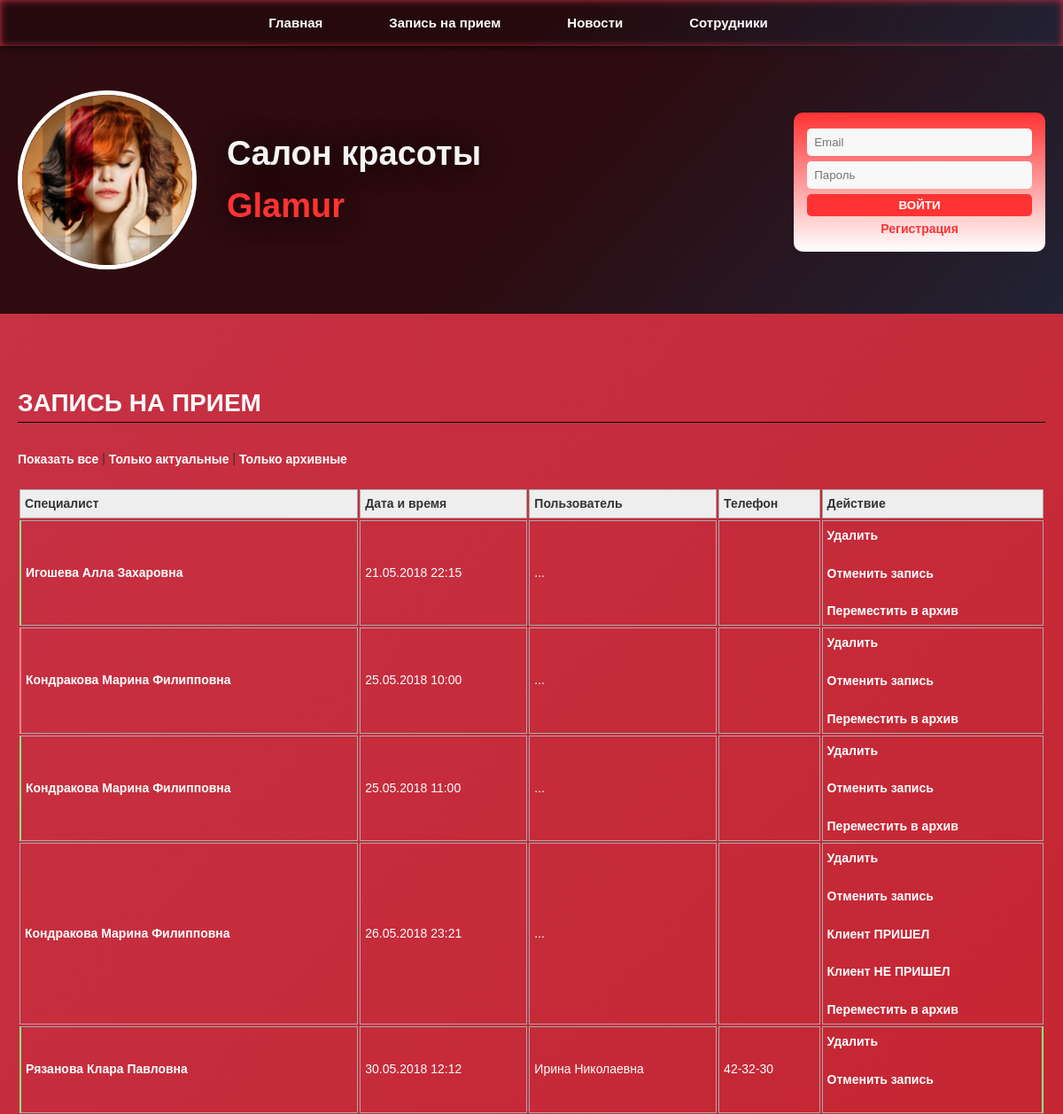
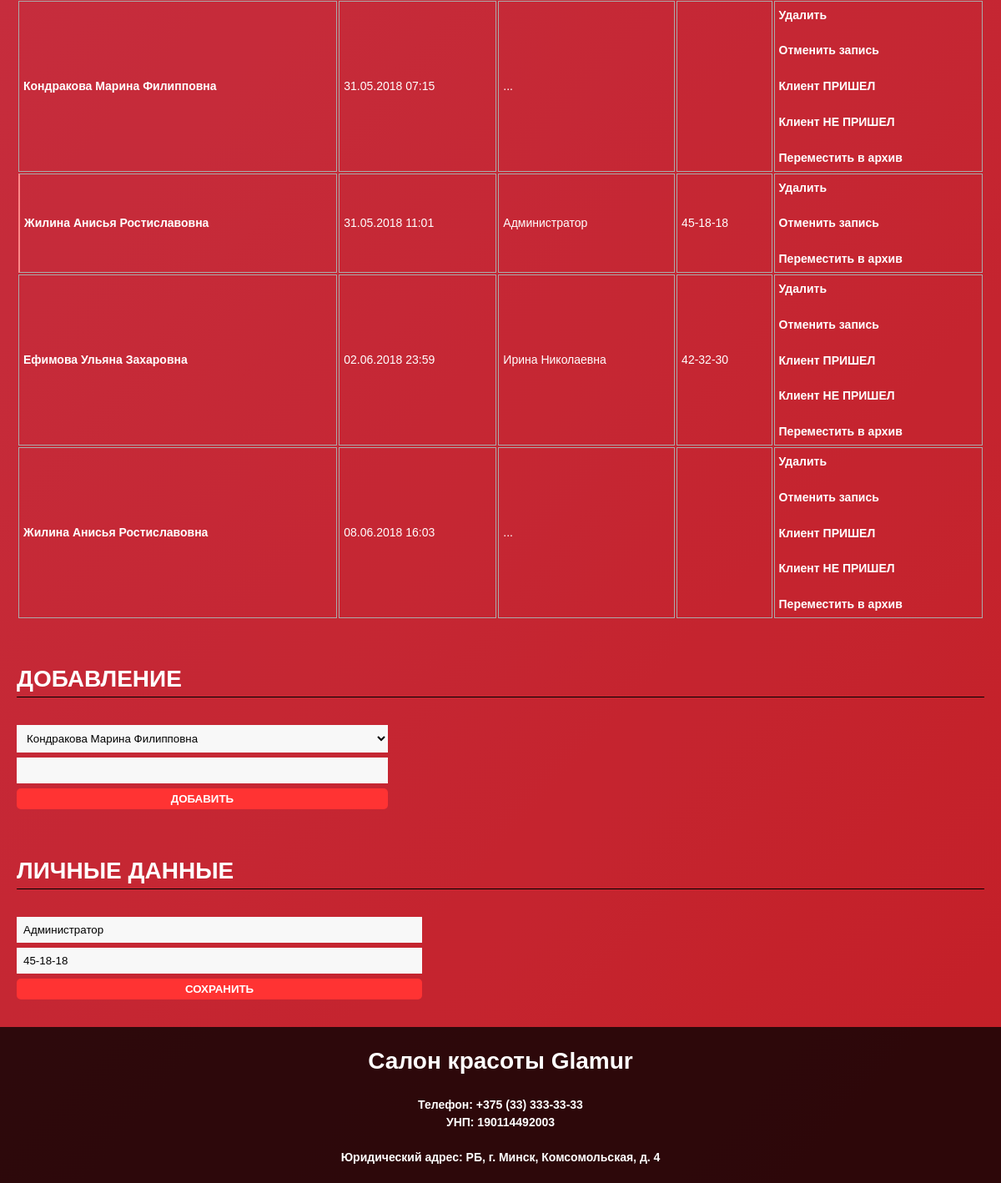
Screenshot of /salon/online-edit.php (signed in) with the database file from the repository (2 pictures, top to bottom).
### tables this page shows
CREATE TABLE `ss_online` (
  `id_online` int(11) NOT NULL COMMENT 'Номер записи',
  `id_employee` int(11) NOT NULL COMMENT 'Номер сотрудника',
  `dt` int(11) NOT NULL COMMENT 'Дата и время',
  `id_user` int(11) NOT NULL COMMENT 'Номер пользователя',
  `status` int(11) NOT NULL COMMENT 'Статус',
  `archive` int(11) NOT NULL COMMENT 'Флаг архивности'
);

CREATE TABLE `ss_employees` (
  `id_employee` int(11) NOT NULL COMMENT 'Номер сотрудника',
  `fio` varchar(100) NOT NULL COMMENT 'ФИО',
  `txt` varchar(1000) NOT NULL COMMENT 'Описание'
);

CREATE TABLE `ss_users` (
  `id_user` int(11) NOT NULL COMMENT 'Номер пользователя',
  `email` varchar(100) NOT NULL COMMENT 'Email',
  `password` varchar(100) NOT NULL COMMENT 'Пароль',
  `username` varchar(100) NOT NULL COMMENT 'Имя',
  `phone` varchar(100) NOT NULL COMMENT 'Телефон',
  `token` varchar(128) DEFAULT NULL COMMENT 'Токен',
  `type` int(11) NOT NULL COMMENT 'Тип'
);

### salon/online-edit.php (the view, shortened to what this page needs)
<?php
require_once "_connect.php";
$user_id = 0;
if (isset($_COOKIE['ss_token'])) {
	$user_token = $_COOKIE['ss_token'];
} else {
	$user_token = null;
}
$res = mysqli_query($connection, "SELECT * FROM `ss_users` WHERE (`token` = '$user_token') LIMIT 1;");
?>
<!doctype html>
<html>
<head>
<link rel="stylesheet" type="text/css" href="css/main.css?3" />
<link href="css/datepicker.min.css" rel="stylesheet" type="text/css">
</head>
<body>
<div class="site-wrapper-container">
<div class="site-header-container">
<?php require_once 'ss_header.php'; ?>
</div>
<div class="site-menu-container">
<?php require_once 'ss_menu.php'; ?>
</div>
<div class="site-content-container">
<div class="bounceInRight wow">
        <h2>Запись на прием</h2>
        <?php
        $user_id = $_SESSION['user_id'];
        $user_type = $_SESSION['user_type'];
        $user_phone = $_SESSION['user_phone'];
        $user_name = $_SESSION['user_name'];
        if ($user_id > 0) {
            $swf = "";
            if ($user_type == 1) {
                $res = mysqli_query($connection, "SELECT * FROM `ss_online`, `ss_employees`, `ss_users` WHERE (`ss_online`.`id_employee` = `ss_employees`.`id_employee`) AND (`ss_online`.`id_user` = `ss_users`.`id_user`) $swf ORDER BY `dt`;");
            } else {
                $res = mysqli_query($connection, "SELECT * FROM `ss_online`, `ss_employees`, `ss_users` WHERE (`ss_online`.`id_employee` = `ss_employees`.`id_employee`) AND (`ss_online`.`id_user` = `ss_users`.`id_user`) AND (`ss_online`.`id_user` = $user_id) AND (`ss_online`.`status` = 0) $swf ORDER BY `dt`;");
            }
            if (mysqli_num_rows($res) == 0) {
                echo "<p>Записи отсутствуют</p>";
            } else {
                if ($user_type == 1) {
                    echo "<a style='color: #fff;' href='online-edit.php' >Показать все</a> | <a style='color: #fff;' href='online-edit.php?archive_view=1' >Только актуальные</a> | <a style='color: #fff;' href='online-edit.php?archive_view=2' >Только архивные</a><br /><br />";
                }
                echo "<table>";
                echo "<thead>";
                echo "<tr>";
                echo "<th>Специалист</th>";
                echo "<th>Дата и время</th>";
                echo "<th>Пользователь</th>";
                echo "<th>Телефон</th>";
                echo "<th>Действие</th>";
                echo "</tr>";
                echo "</thead>";
                echo "<tbody>";
                while ($row = mysqli_fetch_assoc($res)) {
                    echo "<tr>";
                    $sss = "";
                    if ($row["status"] == 1) $sss = "true";
                    if ($row["status"] == 2) $sss = "false";
                    $aaa = "";
                    if ($row["archive"] == 1) $aaa = "archive_true";
                    echo "<td style='color: #fff; font-weight: 700;'  class='$sss'>$row[fio]</td>";
                    echo "<td style='color: #fff;' >" . date("d.m.Y H:i", $row["dt"]) . "</td>";
                    echo "<td style='color: #fff;' >$row[username]</td>";
                    echo "<td style='color: #fff;' >$row[phone]</td>";
                    if ($user_type == 1) {
                        echo "<td class='$aaa'>";
                        echo "<a  style='color: #fff;' href='online-edit.php?delete=$row[id_online]' >Удалить</a><br /><br />";
                        echo "<a style='color: #fff;' href='online-edit.php?release=$row[id_online]' >Отменить запись</a><br /><br />";
                        if ($row["status"] == 0) {
                            echo "<a style='color: #fff;' href='online-edit.php?status=$row[id_online]&s=1' >Клиент ПРИШЕЛ</a><br /><br />";
                            echo "<a style='color: #fff;' href='online-edit.php?status=$row[id_online]&s=2' >Клиент НЕ ПРИШЕЛ</a><br /><br />";
                        }
                        if ($row["archive"] == 0) {
                            echo "<a style='color: #fff;' href='online-edit.php?archive=$row[id_online]' >Переместить в архив</a>";
                        }
                        echo "</td>";
                    } else {
                        echo "<td class='$aaa'><a href='online-edit.php?release=$row[id_online]' >Отменить</a></td>";
                    }
                    echo "</tr>";
                }
                echo "</tbody>";
                echo "</table>";
            }
            if ($user_id == 1) {
        ?>
                <h2>Добавление</h2>
                <div class="column-center">
                    <form action="../_online_add.php" method="POST">
                        <select required name="id_employee">
                            <?php
                            $res = mysqli_query($connection, "SELECT * FROM `ss_employees`;");
                            while ($row = mysqli_fetch_assoc($res)) {
                                echo "<option value='$row[id_employee]' >$row[fio]</option>";
                            }
                            ?>
                        </select>
                        <input type="text" name="dt" class="datepicker-here" data-timepicker="true" data-time-format="hh:ii" data-position="right top" /><br />
                        <button type="submit" />Добавить</button>
                    </form>
                </div>
            <?php
            }
            ?>
            <h2>Личные данные</h2>
            <div class="column-center">
                <form action="../_save_profile.php" method="POST">
                    <input type="text" name="user_name" value="<?= $user_name; ?>" />
                    <input type="text" name="phone" value="<?= $user_phone; ?>" />
                    <button type="submit" />Сохранить</button>
                </form>
            </div>
        <?php
        } else {
            echo "<img src='images/lock.png' alt='Доступ запрещен' />";
            echo "<p>Просмотр разрешен только после авторизации. Пожалуйста войдите на сайт или <a href='../register/'>зарегистрируйтесь</a>.</p>";
        }
        ?>
    </div>
</div>
<div class="site-footer-container">
<?php require_once 'ss_footer.php'; ?>
</div>
</div>
</body>
</html>

### salon/ss_header.php
<div class='header-left'>
    <img class="logo logo_a _a-hide" src="images/logo.png" />
    <h1 class="down  _a-hide">Салон красоты<br /><span>Glamur</span></h1>
</div>
<div class='header-right show _a-hide'>
    <?php
    if ($user_id > 0) {
        echo "<img src='images/user.png' /> <b>$user_name</b><br /><br />";
        echo "<a href='online-edit.php'>Личный кабинет</a><br />";
        echo "<a href='./_logout.php'>Выйти</a>";
    } else {
    ?>
        <form action="./_login.php" method="POST">
            <input type="text" name="user_email" placeholder="Email" required /><br />
            <input type="password" name="user_pass" placeholder="Пароль" required/>
            <button type="submit" />Войти</button>
        </form>
        <a href="page-register.php">Регистрация</a>
    <?php
    }
    ?>
</div>

### salon/ss_menu.php
<a class="a-menu left _a-hide" href="/">Главная</a>
<a class="a-menu up _a-hide" href="online.php">Запись на прием</a>
<a class="a-menu down _a-hide" href="page-news.php">Новости</a>
<a class="a-menu right _a-hide" href="page-employees.php">Сотрудники</a>

### salon/ss_footer.php
<b>Салон красоты Glamur</b><br /><br />
Телефон:  +375 (33) 333-33-33<br />
УНП: 190114492003<br />
<br />
Юридический адрес: РБ, г. Минск, Комсомольская, д. 4

### salon/css/main.css (style rules this page uses)
* { box-sizing: border-box; margin: 0px; padding: 0px; vertical-align: middle; }
body { font: 14px/1.5 Arial; color: #333; background: linear-gradient(132deg, #fc415a, #f71616, #212335); background-size: 400% 1000%; animation: Gradient 15s ease infinite; position: relative; height: 100vh; width: 100%; padding: 0; margin: 0px; padding-top: 52px; overflow-x: hidden; }
h1 { margin-left: 30px; font-size: 38px; color: #f5f5f5; display: inline-block; text-shadow: 0px 0px 30px #000; }
h2 { margin-top: 50px; margin-bottom: 30px; font-size: 28px; color: #fff; border-bottom: 1px solid #000; text-transform: uppercase; font-weight: 900; }
input, button, select { margin: 3px 0 3px 0; padding: 8px; background: #f8f8f8; border: none; width: 100%; }
button { -webkit-transition: color 0.15s ease-out; transition: color 0.15s ease-out; }
button, .button { padding: 5px; background: #f33; border-radius: 5px; border: none; width: 100%; color: #fff; cursor: pointer; transition: 0.2s ease-in-out; font-weight: 700; text-transform: uppercase; }
a { color: #f33; text-decoration: none; font-weight: 700; -webkit-transition: color 0.15s ease-out; transition: color 0.15s ease-out; }
table { width: 100%; font-size: 14px; }
th { background: #eee; cursor: pointer; }
.true { border-left: 2px solid #8f8; }
.false { border-left: 2px solid #f88; }
.archive_true { border-right: 2px solid #8f8; }
th, td { padding: 5px; text-align: left; border: 1px solid #aaa; margin: 0; }
.a-menu { margin-right: 30px; color: #fff; font-size: 15px; font-weight: 700; display: inline-block; transition: 0.2s ease-in-out !important; }
.header-left { display: inline-block; }
.header-left span { color: #f33; }
.header-right { background: linear-gradient(0deg, #fff, #f33); padding: 15px; margin-top: 25px; float: right; min-width: 200px; border-radius: 10px; text-align: center; }
.header-right input { border-radius: 5px; outline: 1px solid transparent; }
.column-center { display: inline-block; text-align: center; transition: 0.2s ease-in-out; }
.site-header-container { overflow: hidden; padding: 50px 20px 50px 20px; background: linear-gradient(132deg, #000000d1, #000000d1, #212335); }
.site-menu-container { z-index: 10; position: fixed; width: 100%; top: 0; left: 0; padding: 15px 20px 15px 20px; background: #00000036; display: flex; justify-content: center; grid-gap: 45px; }
.site-menu-container:after { position: absolute; content: ""; top: 0; left: 0; width: 100%; height: 100%; background: linear-gradient(132deg, #000000d1, #000000d1, #212335); filter: blur(4px); z-index: -1; }
.site-wrapper-container { margin: 0 auto; max-width: 1440px; }
.site-content-container { padding: 30px 20px 30px 20px; vertical-align: top; background: #00000036; }
.site-footer-container { padding: 20px 0 20px 0; text-align: center; color: #fff; font-weight: 700; background: #000000d1; }
.site-footer-container b { color: #fff; font-weight: 700; font-size: 28px; }
.up { transform: translate(0px, 120%); opacity: 0; transition: all 0.8s ease 0s; }
.up._active { transform: translate(0px, 0px); opacity: 1; }
.down { transform: translate(0px, -120%); opacity: 0; transition: all 0.8s ease 0s; }
.down._active { transform: translate(0px, 0px); opacity: 1; }
.left { transform: translate(-120%, 0px); opacity: 0; transition: all 0.8s ease 0s; }
.left._active { transform: translate(0px, 0px); opacity: 1; }
.right { transform: translate(120%, 0px); opacity: 0; transition: all 0.8s ease 0s; }
.right._active { transform: translate(0px, 0px); opacity: 1; }
.show { transform: scale(0); opacity: 0; transition: all 0.8s ease 0s; }
.show._active { transform: scale(1); opacity: 1; }
.logo_a { transform: translate(-120%, 0px) rotate(-360deg); opacity: 0; transition: all 0.8s ease 0s; border: 100px solid #fff; border-radius: 50%; }
.logo_a._active { transform: translate(0px, 0px) rotate(0deg); opacity: 1; border: 5px solid #fff; }

### rows the page displays
ss_online: id_employee.fio "Игошева Алла Захаровна", dt "21.05.2018 22:15", id_user.username "..."
ss_online: id_employee.fio "Кондракова Марина Филипповна", dt "25.05.2018 10:00", id_user.username "..."
ss_online: id_employee.fio "Кондракова Марина Филипповна", dt "25.05.2018 11:00", id_user.username "..."
ss_online: id_employee.fio "Кондракова Марина Филипповна", dt "26.05.2018 23:21", id_user.username "..."
ss_online: id_employee.fio "Рязанова Клара Павловна", dt "30.05.2018 12:12", id_user.username "Ирина Николаевна", id_user.phone "42-32-30"
ss_online: id_employee.fio "Кондракова Марина Филипповна", dt "31.05.2018 07:15", id_user.username "..."
ss_online: id_employee.fio "Жилина Анисья Ростиславовна", dt "31.05.2018 11:01", id_user.username "Администратор", id_user.phone "45-18-18"
ss_online: id_employee.fio "Ефимова Ульяна Захаровна", dt "02.06.2018 23:59", id_user.username "Ирина Николаевна", id_user.phone "42-32-30"
ss_online: id_employee.fio "Жилина Анисья Ростиславовна", dt "08.06.2018 16:03", id_user.username "..."

### other values shown
form field id_employee "Кондракова Марина Филипповна"
